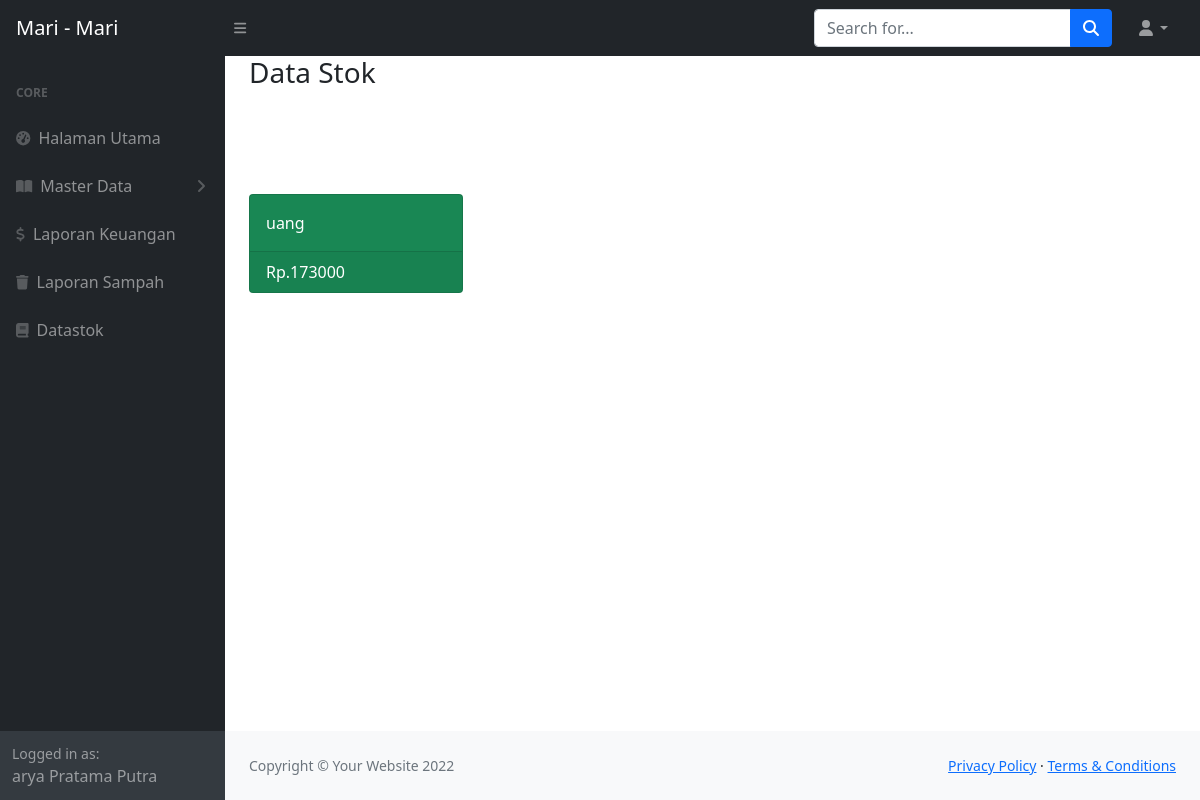
The page /petugas/datastok.php (signed in) on the database as committed earlier.
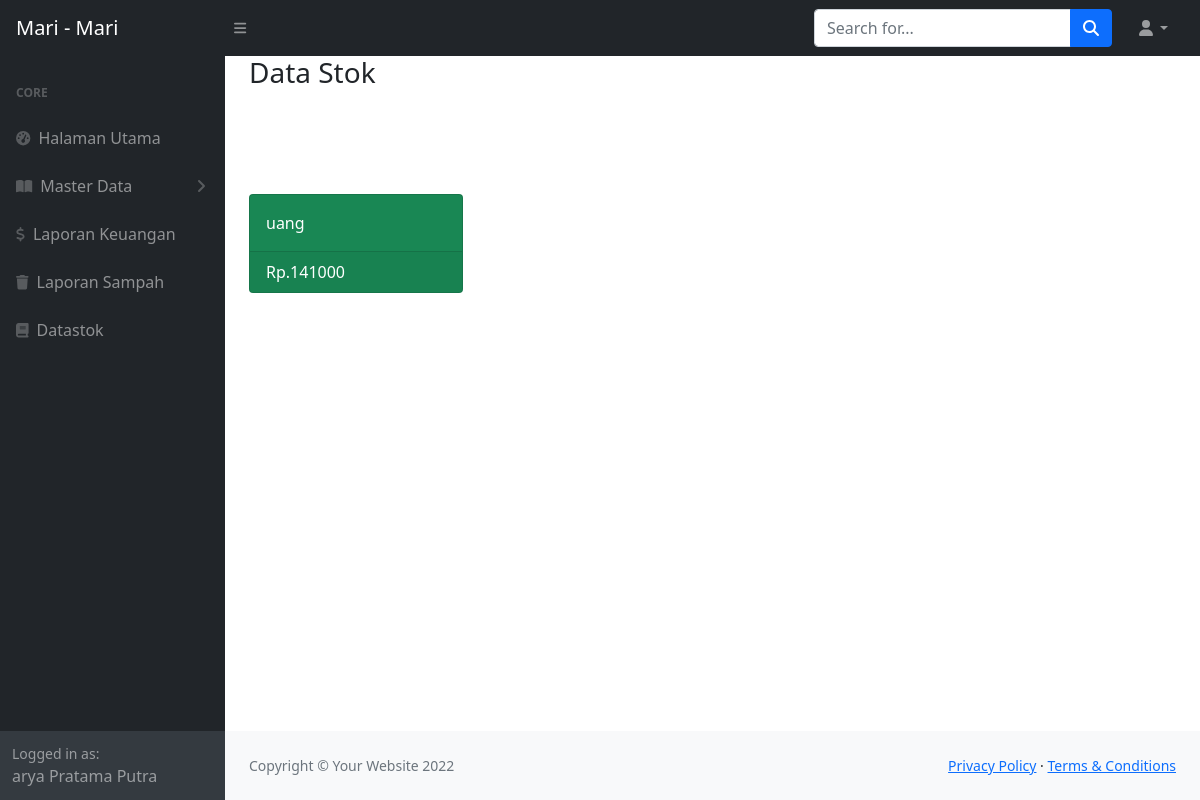
The same page on the database as committed later.
### tables this page shows
CREATE TABLE `tb_stok` (
  `id_stok` varchar(100) NOT NULL,
  `nama` varchar(100) NOT NULL,
  `jumlah_stok` varchar(100) NOT NULL,
  `satuan` varchar(100) NOT NULL,
  `jenis_stok` varchar(100) NOT NULL
);

### petugas/datastok.php (the view, shortened to what this page needs)
<?php
            include 'view/header.php';
            include 'view/sidebar.php';
?>
            <div id="layoutSidenav_content">
            <div class="container-fluid px-4">
                <main>
                <h3>Data Stok</h3>
                <br>
                <br>
                <br>
                <br>
                <div class="row">
                           <?php
                                $qselectdata = mysqli_query($koneksi,"SELECT * FROM tb_stok");
                                while ($data = mysqli_fetch_array($qselectdata)) {
                                    ?>
                                    <div class="col-xl-3 col-md-6">
                                            <div class="card bg-success text-white mb-4">
                                                <div class="card-body"><?php  echo $data['nama'];   ?></div>
                                                <div class="card-footer d-flex align-items-center justify-content-between">
                                                    <?php
                                                    if ($data['jenis_stok']=="uang") {
                                                        echo $data['satuan'].".".$data['jumlah_stok'];
                                                    }else{
                                                        echo $data['jumlah_stok'].$data['satuan'];
                                                    }
                                                    ?>
                                                </div>
                                            </div>
                                        </div>
                                    <?php
                                }
                            ?>
                        </div>
            </main>
</div>
    </body>
</html>
<?php
    include 'view/footer.php';
?>

Rows that differ between the two databases and show on the page:
changed tb_stok "uang": jumlah_stok "173000" → "141000"
